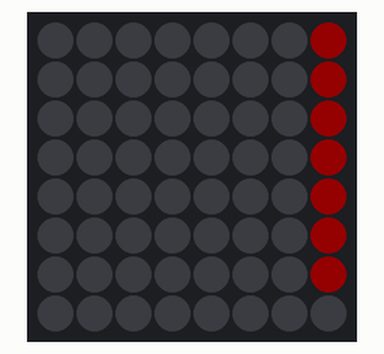
Recording of a sketch running on a simulated Arduino Uno, built with avr-gcc and run on an emulated ATmega328P. Parts: 8×8 RGB LED matrix (first LED top left, wired row by row). Dim RGB values are drawn brighter than linear.

Above: at 0.32 s.
At 1.4 s:
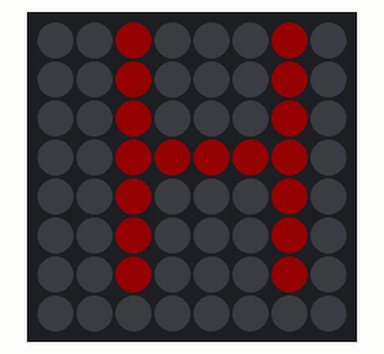
At 2.51 s:
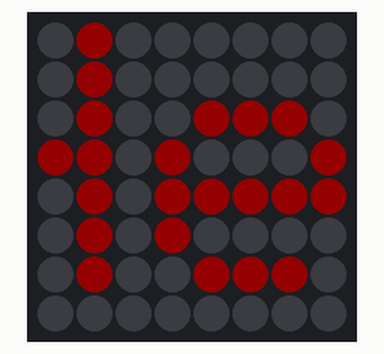
At 4.68 s:
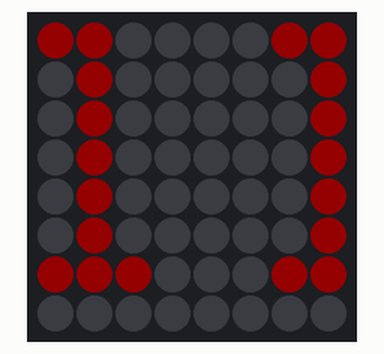
At 6.85 s:
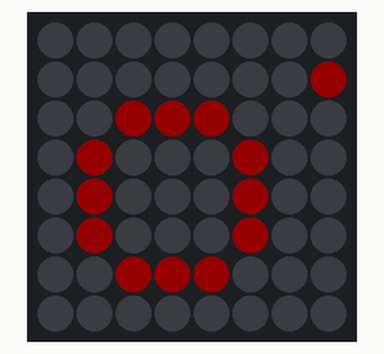
At 9.3 s:
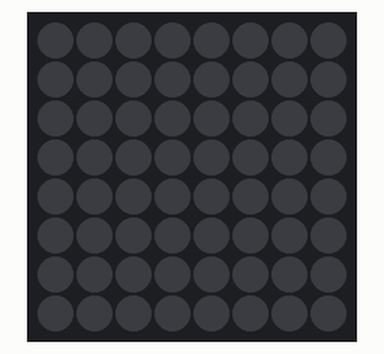

Measured:
- by itself, everything shown: repeats every 9.7 s, in 43 steps
- what the display in image 5 shows lasts 0.6 s, from 9.3 s to 9.9 s

The sketch:

CH_43_04.ino
```cpp
#include <Adafruit_NeoMatrix.h>

int ROWS = 8, COLUMNS = 8;     // 네오픽셀 매트릭스 크기
int PIN = 6;

// 네오픽셀 매트릭스 제어 객체 생성
Adafruit_NeoMatrix matrix = Adafruit_NeoMatrix(COLUMNS, ROWS, PIN,
                            NEO_MATRIX_TOP + NEO_MATRIX_RIGHT +
                            NEO_MATRIX_ROWS + NEO_MATRIX_ZIGZAG);

const uint16_t textColor = matrix.Color(255, 0, 0);
int text_start = matrix.width();    // 오른쪽에 보이지 않는 위치부터 시작

void setup() {
  matrix.begin();       // 네오픽셀 매트릭스 초기화
  matrix.setBrightness(20);     // 밝기 정도 [0 255]

  matrix.setTextWrap(false);    // 자동 줄바꿈 해제
  matrix.setTextColor(textColor);     // 문자 색상 지정
}

void loop() {
  matrix.clear();         // 모든 픽셀을 끔
  matrix.setCursor(text_start, 0);    // 커서 위치 지정
  matrix.print("Hello~");       // 문자열 출력
  matrix.show();        // 네오픽셀로 데이터 전송

  text_start--;
  if (text_start < -36) {       // 글자폭(6) * 글자수(6)
    text_start = matrix.width();    // 오른쪽 끝으로 다시 옮김
  }

  delay(200);
}
```
